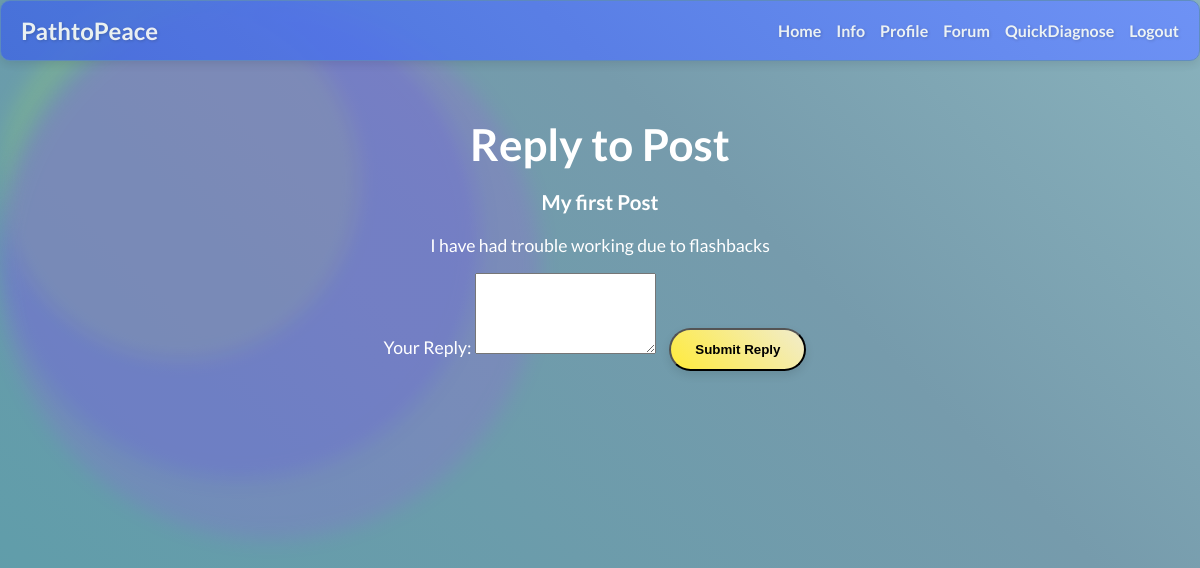
Screenshot of /reply_post/1 with the database file from the repository.
### tables this page shows
CREATE TABLE forum_posts (
    id INTEGER PRIMARY KEY AUTOINCREMENT, 
    user_id INTEGER NOT NULL, 
    title VARCHAR(500),
    content VARCHAR(1000),
    FOREIGN KEY (user_id) REFERENCES users(id)
);

### app.py (the view, shortened to what this page needs)
@app.route("/reply_post/<int:post_id>", methods=["GET", "POST"])
def reply_post(post_id):
    db = get_db()
    cursor = db.cursor()
    cursor.execute("SELECT * FROM forum_posts WHERE id = ?", (post_id,))
    post = cursor.fetchone()
    return render_template("reply_post.html", post=post)

### app.py (called while the page is built)
def get_db():
    db = getattr(g, '_database', None)
    if db is None:
        db = g._database = sqlite3.connect(
            app.config['DATABASE'],
            detect_types=sqlite3.PARSE_DECLTYPES
        )
        db.row_factory = sqlite3.Row
    return db

### templates/reply_post.html (shortened to what this page needs)
<!DOCTYPE html>
<html lang="en">
    <head>
        <link rel="stylesheet" href="{{ url_for('static', filename='css/styles.css') }}">
    </head>
    <body class="no-scroll">
        <div class="shape shape-3"></div>
        <div class="shape shape-4"></div>
        <div class="shape shape-5"></div>
        <nav class="navbar">
            <h1>
                PathtoPeace
            </h1>
            <ul>
                <li><a href="/">Home</a></li>
                <li><a href="/info">Info</a></li>
                <li><a href="/profile">Profile</a></li>
                <li><a href="/forum">Forum</a></li>
                <li><a href="/questionnaire">QuickDiagnose</a></li>
                <li><a href="/logout">Logout</a></li>
            </ul>
        </nav>
        <main>
            <section class="reply-post-container">
                <h2>Reply to Post</h2>
                <div class="original-post">
                    <h3>{{ post.title }}</h3>
                    <p>{{ post.content }}</p>
                </div>
                <form action="{{ url_for('reply_post', post_id=post.id) }}" method="POST" class="reply-form">
                    <label for="reply_content">Your Reply:</label>
                    <textarea id="reply_content" name="reply_content" rows="5" required></textarea>
                    <button type="submit" class="button">Submit Reply</button>
                </form>
            </section>
        </main>
    </body>
</html>

### static/css/styles.css (style rules this page uses)
body { background: linear-gradient(45deg, #4c9fa8, #769bac, #b3e5e1, #d1e9f7); background-size: 400% 400%; color: #FFFFFF; font-family: 'Lato', sans-serif; margin: 0; padding: 0; }
.shape { position: absolute; border-radius: 50%; opacity: 0.2; animation: bounce 6s infinite ease-in-out; filter: blur(10px); pointer-events: none; z-index: -1; }
.shape-3 { width: 360px; height: 360px; background-color: rgba(186, 255, 59, 0.8); animation-duration: 110s; animation-delay: 0s; }
.shape-4 { width: 480px; height: 480px; background-color: rgba(72, 59, 255, 0.8); animation-duration: 140s; animation-delay: 0s; }
.shape-5 { width: 540px; height: 540px; background-color: rgba(177, 59, 255, 0.8); animation-duration: 130s; animation-delay: 0s; }
h1,h2 { font-family: 'Lato', sans-serif; font-weight: 700; }
.no-scroll { height: 100%; margin: 0; overflow: hidden; }
.navbar { background: linear-gradient(45deg, #4169E1, #6a8dff); color: #FFFFFF; padding: 15px 20px; display: flex; justify-content: space-between; align-items: center; border-radius: 10px; box-shadow: 0 4px 10px rgba(0, 0, 0, 0.1); border: 1px solid #5a87c1; text-shadow: 1px 1px 3px rgba(0, 0, 0, 0.2); opacity: .85; }
.navbar h1 { margin: 0; font-size: 1.5em; color: #FFFFFF; }
.navbar ul { list-style-type: none; margin: 0; padding: 0; display: flex; gap: 15px; }
.navbar li { display: inline; }
.navbar a { color: #FFFFFF; text-decoration: none; font-weight: bold; }
main { padding: 20px; text-align: center; font-size: 1.1em; font-family: 'Lato'; }
.button { display: inline-block; padding: 12px 24px; margin: 10px; background: linear-gradient(45deg, #FFEB3B, #f1eccd); text-decoration: none; font-weight: bold; border-radius: 30px; transition: background 0.3s ease, color 0.3s ease, transform 0.2s ease; box-shadow: 0 4px 10px rgba(0, 0, 0, 0.1); }
h2 { font-size: 2.5em; color: #FFFFFF; text-align: center; margin-bottom: 20px; }

### rows the page displays
forum_posts: title "My first Post", content "I have had trouble working due to flashbacks"
